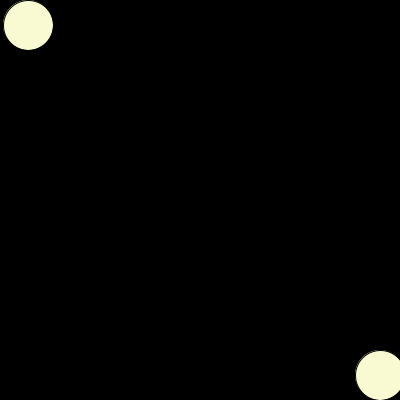
Frame 1 (no input)
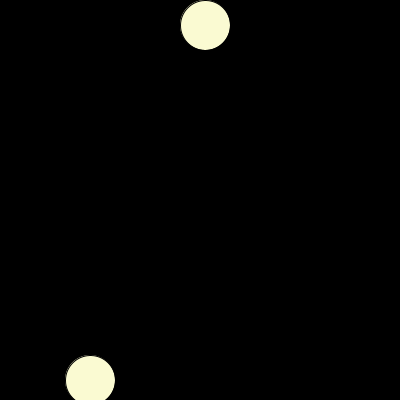
Frame 60 (the mouse pressed at the canvas centre just before this capture)
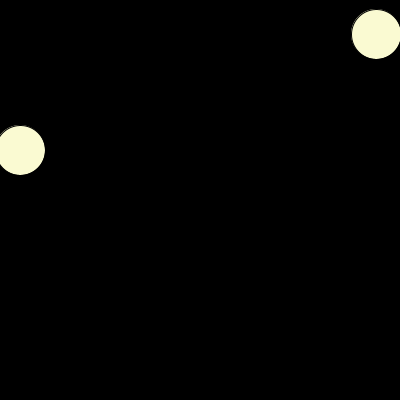
Frame 120 (the mouse held since frame 60 and released just before this capture)

The Processing sketch that drew these frames (run headless with seeded random() and noise(); from frame 60 on, the mouse is pressed at the canvas centre):

// Processing sketch: processing_131679
// ── processing_131679.pde

//Copyright Talha Aamir 2014

float x, y, wd, ht;
float diameter;
float dx;
float dy;
float x2, y2;
float dx2;
float dy2;

void setup()
{
  size(400, 400);
  x = 0;
  y = 0;
  wd = 400;
  ht = 400; 
  diameter = 50;
  dx = 3;
  dy = 0;
  x2 = width - diameter;
  y2 = width - diameter;
  dx2 = 5;
  dy2 = 0;
}

void draw()
{
 prepWindow();
 moveFigures();
 drawFigures();  
}

void prepWindow()
{
 fill(0);
 rect(0, 0, width, height);

}

void figure(float fx, float fy, float fdiameter) 
{
  fill(250, 250, 210);
  ellipse(fx + .5*fdiameter, fy + .5*fdiameter, fdiameter, fdiameter);
}

void moveFigures()
{//figure 1
  x = x + dx;
  y = y + dy;
  
  if(y <= 0)
  {
    println("1");
    dx = 3;
    dy = 0;
  }
  
  if(x + diameter > width)
  {
    println("2");
    dx = 0;
    dy = 3;
  } 
  
  if(y + diameter > height)
  {
    println("3");
    dx = -3;
    dy = 0;  
  }

  if(x < 0 && y + diameter > height)
  {
    println("4");
    dx = 0;
    dy = -3;
  }  
  
  //figure 2
  x2 = x2 + dx2;
  y2 = y2 + dy2;
  
  if(y2 <= 0)
  {
    println("1");
    dx2 = 5;
    dy2 = 0;
  }
  
  if(x2 + diameter > width)
  {
    println("2");
    dx2 = 0;
    dy2 = 5;
  } 
  
  if(y2 + diameter > height)
  {
    println("3");
    dx2 = -5;
    dy2 = 0;  
  }

  if(x2 < 0 && y2 + diameter > height)
  {
    println("4");
    dx2 = 0;
    dy2 = -5;
  }  
  
}

void drawFigures()
{
  figure(x, y, diameter);
  figure(x2, y2, diameter);
}
